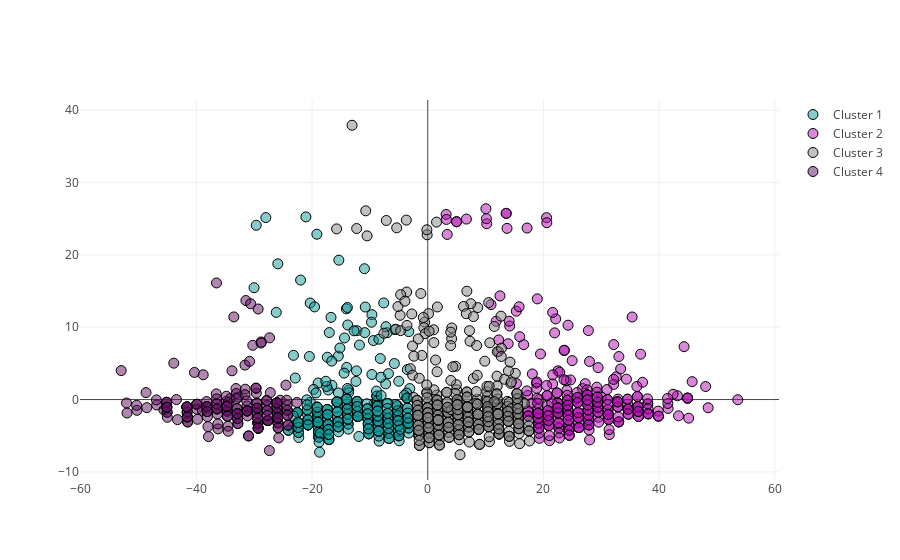

The notebook cell saved with this chart:
### Code cell
data = [trace0, trace1, trace2, trace3]
iplot(data)

### Figure 1 — Plotly figure (JSON) as saved in the notebook; plotly's stock layout.template omitted (floating-point values rounded to 4 significant figures; data arrays with more than 128 entries replaced by an {"elided": "..."} marker saying what was removed)
{"data": [{"marker": {"color": "rgba(15, 152, 152, 0.5)", "line": {"color": "rgb(0,0,0)", "width": 1}, "size": 10}, "mode": "markers", "name": "Cluster 1", "type": "scatter", "x": {"elided": "315 float values"}, "y": {"elided": "315 float values"}}, {"marker": {"color": "rgba(180, 18, 180, 0.5)", "line": {"color": "rgb(0,0,0)", "width": 1}, "size": 10}, "mode": "markers", "name": "Cluster 2", "type": "scatter", "x": {"elided": "287 float values"}, "y": {"elided": "287 float values"}}, {"marker": {"color": "rgba(132, 132, 132, 0.5)", "line": {"color": "rgb(0,0,0)", "width": 1}, "size": 10}, "mode": "markers", "name": "Cluster 3", "type": "scatter", "x": {"elided": "437 float values"}, "y": {"elided": "437 float values"}}, {"marker": {"color": "rgba(100, 15, 100, 0.5)", "line": {"color": "rgb(0,0,0)", "width": 1}, "size": 10}, "mode": "markers", "name": "Cluster 4", "type": "scatter", "x": {"elided": "177 float values"}, "y": {"elided": "177 float values"}}], "layout": {}}
